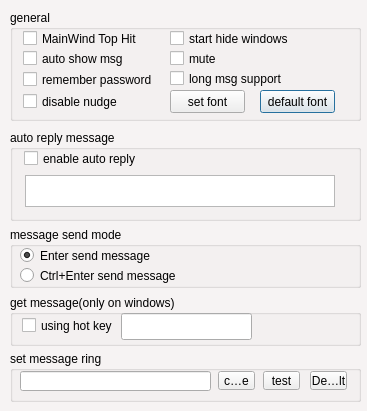
<?xml version="1.0" encoding="UTF-8"?>
<ui version="4.0">
 <class>ConfigApp</class>
 <widget class="QDialog" name="ConfigApp">
  <property name="geometry">
   <rect>
    <x>0</x>
    <y>0</y>
    <width>367</width>
    <height>411</height>
   </rect>
  </property>
  <property name="windowTitle">
   <string>ConfigApp</string>
  </property>
  <property name="styleSheet">
   <string>QDialog {
 
background-color:rgb(246,243,243);

}
</string>
  </property>
  <widget class="QGroupBox" name="groupBox">
   <property name="geometry">
    <rect>
     <x>10</x>
     <y>351</y>
     <width>351</width>
     <height>51</height>
    </rect>
   </property>
   <property name="title">
    <string>set message ring</string>
   </property>
   <widget class="QLineEdit" name="RingFile">
    <property name="geometry">
     <rect>
      <x>10</x>
      <y>20</y>
      <width>191</width>
      <height>20</height>
     </rect>
    </property>
    <property name="readOnly">
     <bool>true</bool>
    </property>
   </widget>
   <widget class="QToolButton" name="BT_ChangeRing">
    <property name="geometry">
     <rect>
      <x>208</x>
      <y>20</y>
      <width>37</width>
      <height>19</height>
     </rect>
    </property>
    <property name="text">
     <string>change</string>
    </property>
   </widget>
   <widget class="QToolButton" name="BT_TestRing">
    <property name="geometry">
     <rect>
      <x>253</x>
      <y>20</y>
      <width>37</width>
      <height>19</height>
     </rect>
    </property>
    <property name="text">
     <string>test</string>
    </property>
   </widget>
   <widget class="QToolButton" name="BT_RingDefault">
    <property name="geometry">
     <rect>
      <x>300</x>
      <y>20</y>
      <width>37</width>
      <height>19</height>
     </rect>
    </property>
    <property name="text">
     <string>Default</string>
    </property>
   </widget>
  </widget>
  <widget class="QGroupBox" name="groupBox_2">
   <property name="geometry">
    <rect>
     <x>10</x>
     <y>130</y>
     <width>351</width>
     <height>91</height>
    </rect>
   </property>
   <property name="title">
    <string>auto reply message</string>
   </property>
   <widget class="QTextEdit" name="MsgAutoRelpy">
    <property name="geometry">
     <rect>
      <x>15</x>
      <y>45</y>
      <width>310</width>
      <height>32</height>
     </rect>
    </property>
   </widget>
   <widget class="QCheckBox" name="CB_AutoReply">
    <property name="geometry">
     <rect>
      <x>14</x>
      <y>20</y>
      <width>151</width>
      <height>17</height>
     </rect>
    </property>
    <property name="text">
     <string>enable auto reply</string>
    </property>
   </widget>
  </widget>
  <widget class="QGroupBox" name="groupBox_3">
   <property name="geometry">
    <rect>
     <x>10</x>
     <y>227</y>
     <width>351</width>
     <height>61</height>
    </rect>
   </property>
   <property name="title">
    <string>message send mode</string>
   </property>
   <widget class="QRadioButton" name="RB_EnterSend">
    <property name="geometry">
     <rect>
      <x>10</x>
      <y>20</y>
      <width>281</width>
      <height>17</height>
     </rect>
    </property>
    <property name="text">
     <string>Enter send message</string>
    </property>
    <property name="checked">
     <bool>true</bool>
    </property>
   </widget>
   <widget class="QRadioButton" name="RB_CtrlEnterSend">
    <property name="geometry">
     <rect>
      <x>10</x>
      <y>40</y>
      <width>281</width>
      <height>17</height>
     </rect>
    </property>
    <property name="text">
     <string>Ctrl+Enter send message</string>
    </property>
    <property name="checked">
     <bool>false</bool>
    </property>
   </widget>
  </widget>
  <widget class="QGroupBox" name="groupBox_4">
   <property name="geometry">
    <rect>
     <x>10</x>
     <y>10</y>
     <width>351</width>
     <height>111</height>
    </rect>
   </property>
   <property name="title">
    <string>general</string>
   </property>
   <widget class="QCheckBox" name="CB_MainTopHit">
    <property name="geometry">
     <rect>
      <x>13</x>
      <y>20</y>
      <width>121</width>
      <height>17</height>
     </rect>
    </property>
    <property name="text">
     <string>MainWind Top Hit</string>
    </property>
   </widget>
   <widget class="QCheckBox" name="CB_AutoShowMsg">
    <property name="geometry">
     <rect>
      <x>13</x>
      <y>40</y>
      <width>131</width>
      <height>17</height>
     </rect>
    </property>
    <property name="text">
     <string>auto show msg</string>
    </property>
   </widget>
   <widget class="QCheckBox" name="CB_RemberPwd">
    <property name="geometry">
     <rect>
      <x>13</x>
      <y>61</y>
      <width>131</width>
      <height>17</height>
     </rect>
    </property>
    <property name="text">
     <string>remember password</string>
    </property>
   </widget>
   <widget class="QCheckBox" name="CB_MainStartHide">
    <property name="geometry">
     <rect>
      <x>160</x>
      <y>20</y>
      <width>131</width>
      <height>17</height>
     </rect>
    </property>
    <property name="text">
     <string>start hide windows</string>
    </property>
    <property name="checked">
     <bool>false</bool>
    </property>
   </widget>
   <widget class="QCheckBox" name="CB_Mute">
    <property name="geometry">
     <rect>
      <x>160</x>
      <y>40</y>
      <width>72</width>
      <height>17</height>
     </rect>
    </property>
    <property name="text">
     <string>mute</string>
    </property>
   </widget>
   <widget class="QCheckBox" name="CB_LongMsg">
    <property name="geometry">
     <rect>
      <x>160</x>
      <y>60</y>
      <width>131</width>
      <height>17</height>
     </rect>
    </property>
    <property name="text">
     <string>long msg support</string>
    </property>
   </widget>
   <widget class="QCheckBox" name="CB_DisableNudge">
    <property name="geometry">
     <rect>
      <x>13</x>
      <y>80</y>
      <width>121</width>
      <height>23</height>
     </rect>
    </property>
    <property name="text">
     <string>disable nudge</string>
    </property>
   </widget>
   <widget class="QPushButton" name="BT_SetDefaultFont">
    <property name="geometry">
     <rect>
      <x>250</x>
      <y>80</y>
      <width>75</width>
      <height>23</height>
     </rect>
    </property>
    <property name="text">
     <string>default font</string>
    </property>
   </widget>
   <widget class="QPushButton" name="BT_SetFont">
    <property name="geometry">
     <rect>
      <x>160</x>
      <y>80</y>
      <width>75</width>
      <height>23</height>
     </rect>
    </property>
    <property name="text">
     <string>set font</string>
    </property>
   </widget>
  </widget>
  <widget class="QGroupBox" name="groupBox_5">
   <property name="geometry">
    <rect>
     <x>10</x>
     <y>295</y>
     <width>351</width>
     <height>51</height>
    </rect>
   </property>
   <property name="title">
    <string>get message(only on windows)</string>
   </property>
   <widget class="QLineEdit" name="hotKey">
    <property name="geometry">
     <rect>
      <x>111</x>
      <y>18</y>
      <width>131</width>
      <height>27</height>
     </rect>
    </property>
   </widget>
   <widget class="QCheckBox" name="CB_EnableHotKey">
    <property name="geometry">
     <rect>
      <x>12</x>
      <y>19</y>
      <width>91</width>
      <height>23</height>
     </rect>
    </property>
    <property name="text">
     <string>using hot key</string>
    </property>
   </widget>
   <widget class="QLabel" name="registeredHotKeyState">
    <property name="geometry">
     <rect>
      <x>251</x>
      <y>20</y>
      <width>92</width>
      <height>20</height>
     </rect>
    </property>
    <property name="text">
     <string/>
    </property>
   </widget>
  </widget>
 </widget>
 <resources/>
 <connections/>
</ui>
